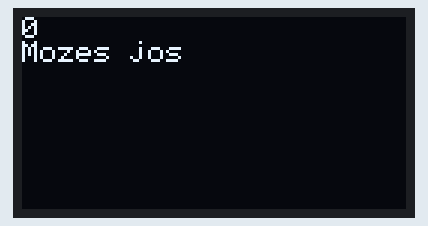
A sketch run on a simulated Arduino Uno, built with avr-gcc and run on an emulated ATmega328P. On the bench: 128×64 one-colour display.

Above: at 0.1 s.
At 3.8 s:
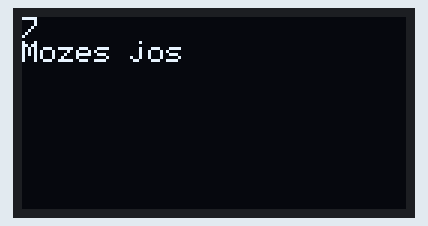
At 9.6 s:
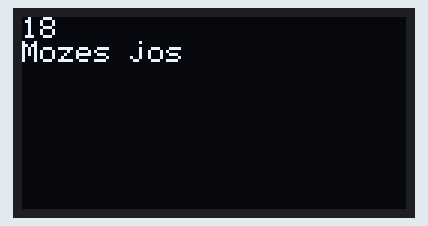
At 19.6 s:
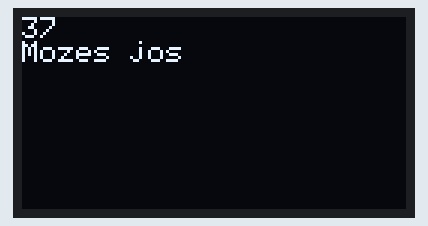
At 29.1 s:
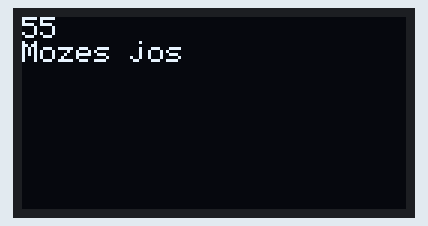
At 39.1 s:
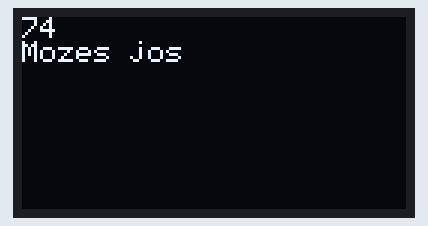

The sketch:

sketch_jun16a.ino
```cpp
/*

This is a work in progress but hopefully it will help someone else by providing
a base to start and work from.
Please check out my Youtube videos here and consider a thumbs up if this helped you!
Youtube : http://www.youtube.com/mkmeorg
Website, Forum and store are at http://mkme.org

0X3C is address for cheap ebay units
Used I2C Scanner to find address
SDA connected to pin Analog 4
SCL connected to pin Analog 5
3.3V voltage
*/

#include <Adafruit_SSD1306.h>

#define OLED_RESET 4
Adafruit_SSD1306 display(OLED_RESET);
int i=0;


void setup() {
  Serial.begin(9600);
  display.begin(SSD1306_SWITCHCAPVCC, 0x3C);  // initialize with the I2C addr 0x3D (for the 128x64)
  //display.display();  //sples skrin
  //delay(2000);
  //display.clearDisplay(); // Clear the buffer.
}

void loop()
{
  display.clearDisplay();
  display.setCursor(0,0);
  display.setTextSize(1);//velicina teksta
  display.setTextColor(WHITE);
  display.println(i);//21 karakter jedan red kada je velicina 1, 10 karaktera za velicinu 2
  display.println("Mozes jos");
  display.display();
  delay (500);
  i++;
}
```

Measured:
- what the display in image 1 shows lasts 0.6 s, from 3.7 s to 4.3 s
